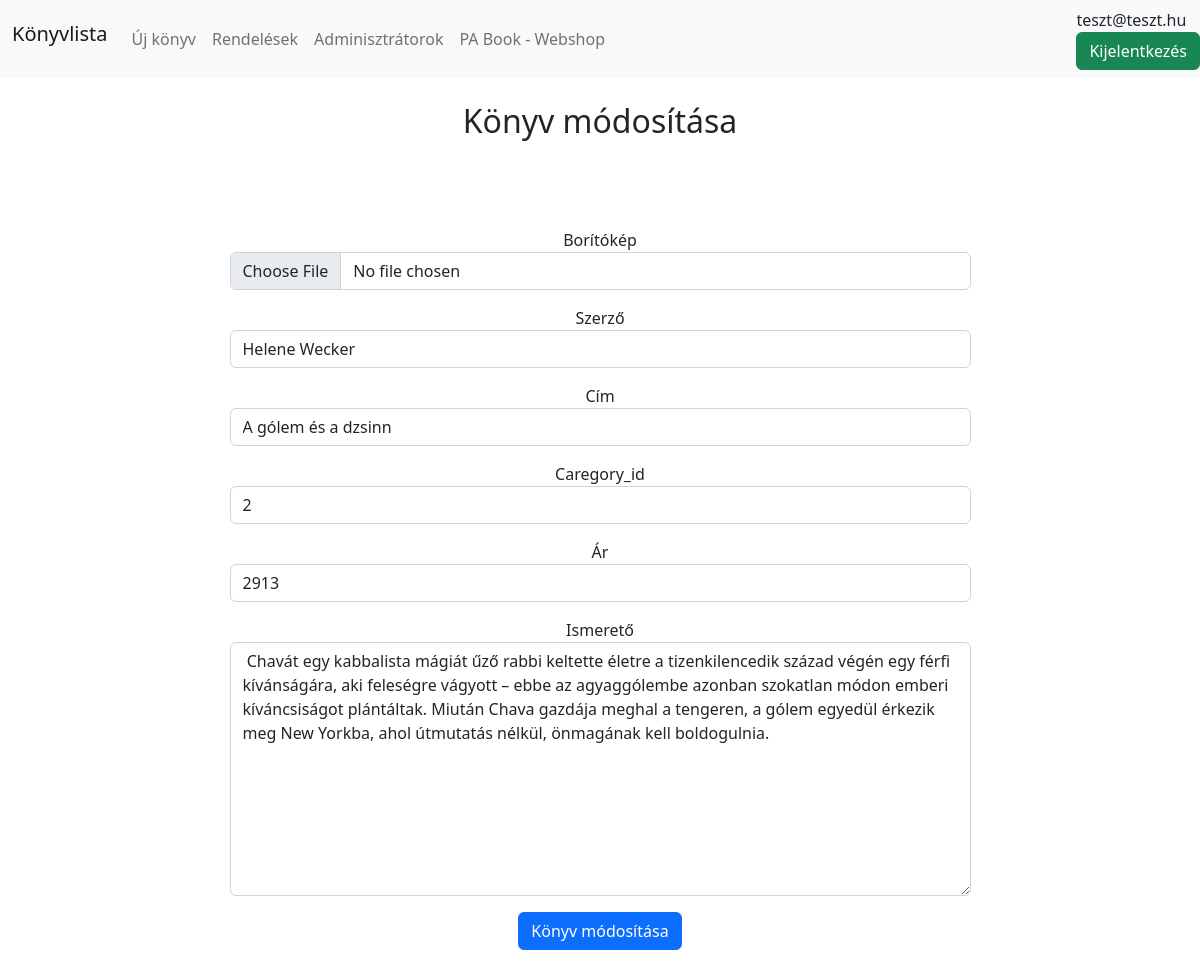
/admin/admin_modosit.php?id=31 (signed in), run on the app's committed database.
### tables this page shows
CREATE TABLE `product` (
  `id` int(10) NOT NULL AUTO_INCREMENT,
  `category_id` int(10) NOT NULL,
  `author` varchar(255) NOT NULL,
  `title` varchar(255) NOT NULL,
  `price` int(10) NOT NULL,
  `description` text,
  `book_img` varchar(255) DEFAULT NULL,
  PRIMARY KEY (`id`),
  KEY `fk_category_idx` (`category_id`),
  CONSTRAINT `fk_category` FOREIGN KEY (`category_id`) REFERENCES `category` (`id`) ON DELETE NO ACTION ON UPDATE NO ACTION
);

### admin/admin_modosit.php (the view, shortened to what this page needs)
<?php
require_once ('config.inc.php');
?>
<!DOCTYPE html>
<html lang="en">
<head>
    <link href="https://cdn.jsdelivr.net/npm/bootstrap@5.2.2/dist/css/bootstrap.min.css" rel="stylesheet">
    <link rel="stylesheet" href="https://cdnjs.cloudflare.com/ajax/libs/font-awesome/6.2.0/css/all.min.css" />
</head>
<body>
  <?php
    $c = file_get_contents('admin_navigation.html');
    $c = str_ireplace('###admin_email###', $_SESSION['admin_email'], $c);
    echo $c;
  ?>
  <div class="container">
    <h2 class="text-center my-4"> Könyv módosítása </h2>
    <?php
        if(isset($_GET["id"])){
            $id = $_GET["id"];
            $sql = "SELECT * FROM product WHERE id='$id'";
            $result = mysqli_query($db, $sql);
            while($row = mysqli_fetch_array($result)){
                ?>
                    <form action="" method="post" class="mx-auto w-75 text-center p-5" enctype="multipart/form-data">
                        <label>Borítókép</label>
                        <input type="file" name="book_img" class="form-control mb-3" value="<?php  echo $row["book_img"];  ?>">
                        <label>Szerző</label>
                        <input type="text" name="author" class="form-control mb-3" value="<?php echo $row["author"];  ?>">
                        <label>Cím</label>
                        <input type="text" name="title" class="form-control mb-3" value="<?php echo $row["title"];  ?>">
                        <label>Caregory_id</label>
                        <input type="text" name="category_id" class="form-control mb-3" value="<?php echo $row["category_id"];  ?>">
                        <label>Ár</label>
                        <input type="text" name="price" class="form-control mb-3" value="<?php echo $row["price"];  ?>">
                        <label>Ismerető</label>
                        <textarea name="description" class="form-control mb-3" cols="30" rows="10"> <?php echo $row["description"]; ?> </textarea>
                        <button type="submit" name="update" class="btn btn-primary">Könyv módosítása</button>
                    </form>
                <?php
            }
        }
    ?>
  </div>
</body>
</html>

### data on the page
product: author "Helene Wecker", title "A gólem és a dzsinn", category_id "2", price "2913", description "Chavát egy kabbalista mágiát űző rabbi keltette életre a tizenkilencedik század végén egy férfi kívánságára, aki feleségre vágyott – ebbe az agyaggólembe azonban szokatlan módon emberi kíváncsiságot plántáltak. Miután Chava gazdája meghal a tengeren, a gólem egyedül érkezik meg New Yorkba, ahol útmutatás nélkül, önmagának kell boldogulnia."

### other printed values
$c "Könyvlista Új könyv Rendelések Adminisztrátorok PA Book - Webshop teszt@teszt.hu Kijelentkezés"
